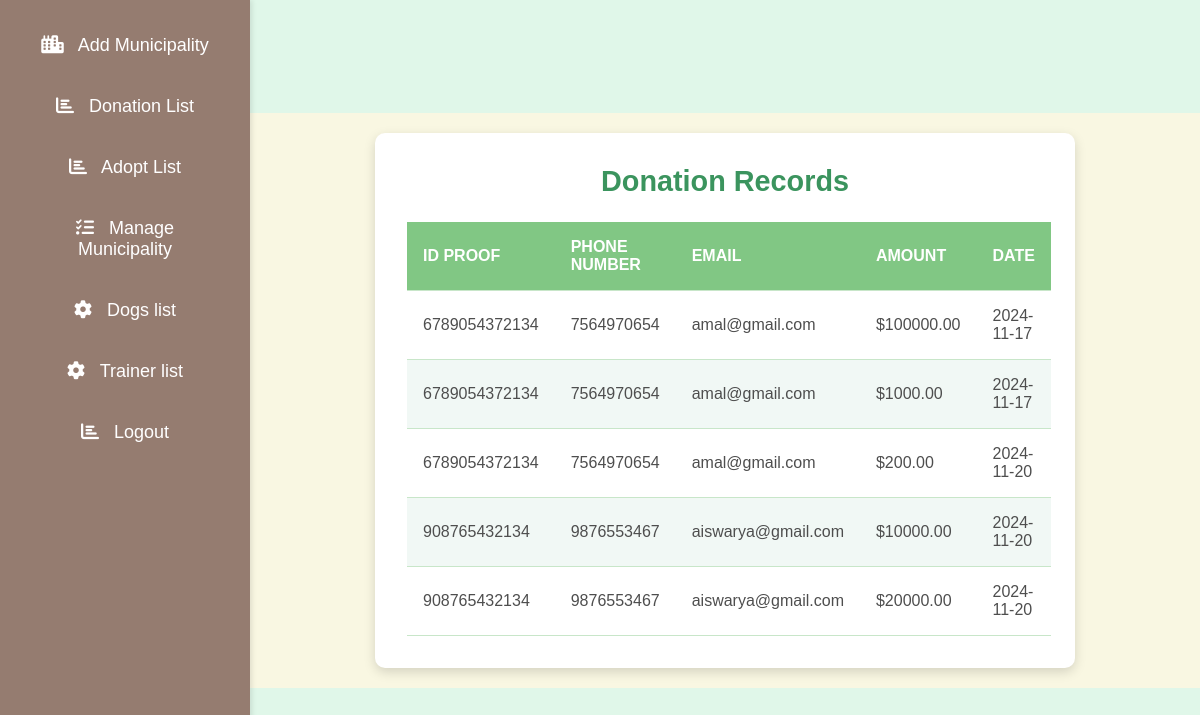
Page /donation_list/ on the committed database.
### shop/models.py (models this page shows)
class Pay(models.Model):
    phno= models.CharField(max_length=20)
    idproof=models.IntegerField()
    email = models.CharField(max_length=100)
    price = models.DecimalField(max_digits=10,decimal_places=2, null=True, blank=True)
    date = models.CharField(max_length=100)

### shop/views.py (the view)
# urls.py: path('donation_list/', views.donation_list, name='donation_list'),
def donation_list(request):
    d = Pay.objects.all()
    return render(request, 'donation_list.html', {'donate': d})

### shop/templates/donation_list.html (shortened to what this page needs)
{% extends "adminhome.html" %}
{% block content %}
<div class="container">
    <div class="header">
        <h1>Donation Records</h1>
    </div>
    <table>
        <thead>
            <tr>
                <th>ID Proof</th>
                <th>Phone Number</th>
                <th>Email</th>
                <th>Amount</th>
                <th>Date</th>
            </tr>
        </thead>
        <tbody>
            {% for i in donate %}
            <tr>
                <td>{{ i.idproof }}</td>
                <td>{{ i.phno }}</td>
                <td>{{ i.email }}</td>
                <td>${{ i.price }}</td>
                <td>{{ i.date }}</td>
            </tr>
            {% endfor %}
        </tbody>
    </table>
</div>
{% endblock %}

### shop/templates/donation_list.html (style rules this page uses)
* { margin: 0; padding: 0; box-sizing: border-box; font-family: 'Comic Sans MS', sans-serif; }
body { display: flex; justify-content: center; align-items: center; min-height: 100vh; background-color: #e0f7e9; }
.container { width: 100%; max-width: 700px; padding: 2rem; background-color: #fff; border-radius: 10px; box-shadow: 0 4px 12px rgba(0, 0, 0, 0.15); }
.header { text-align: center; margin-bottom: 1.5rem; }
.header h1 { color: #3b945e; font-size: 1.8rem; }
table { width: 100%; border-collapse: collapse; margin-top: 1rem; }
th, td { padding: 1rem; text-align: left; border-bottom: 1px solid #c8e6c9; }
th { background-color: #81c784; color: #fff; font-weight: bold; text-transform: uppercase; }
td { color: #4e4e4e; }
tbody tr:nth-child(even) { background-color: #f1f8f5; }

### rows in the picture
Pay: idproof "6789054372134", phno "7564970654", email "amal@gmail.com", price "100000.00", date "2024-11-17"
Pay: idproof "6789054372134", phno "7564970654", email "amal@gmail.com", price "1000.00", date "2024-11-17"
Pay: idproof "6789054372134", phno "7564970654", email "amal@gmail.com", price "200.00", date "2024-11-20"
Pay: idproof "908765432134", phno "9876553467", email "aiswarya@gmail.com", price "10000.00", date "2024-11-20"
Pay: idproof "908765432134", phno "9876553467", email "aiswarya@gmail.com", price "20000.00", date "2024-11-20"
